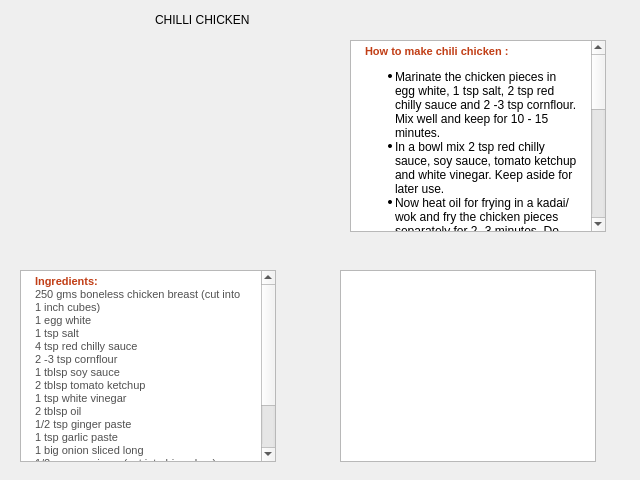
<?xml version="1.0" encoding="UTF-8"?>
<ui version="4.0">
 <class>Nonveg9</class>
 <widget class="QWidget" name="Nonveg9">
  <property name="geometry">
   <rect>
    <x>0</x>
    <y>0</y>
    <width>640</width>
    <height>480</height>
   </rect>
  </property>
  <property name="windowTitle">
   <string>Form</string>
  </property>
  <widget class="QLabel" name="label">
   <property name="geometry">
    <rect>
     <x>155</x>
     <y>10</y>
     <width>171</width>
     <height>20</height>
    </rect>
   </property>
   <property name="text">
    <string>CHILLI CHICKEN</string>
   </property>
  </widget>
  <widget class="QTextBrowser" name="textBrowser">
   <property name="geometry">
    <rect>
     <x>20</x>
     <y>270</y>
     <width>256</width>
     <height>192</height>
    </rect>
   </property>
   <property name="html">
    <string>&lt;!DOCTYPE HTML PUBLIC &quot;-//W3C//DTD HTML 4.0//EN&quot; &quot;http://www.w3.org/TR/REC-html40/strict.dtd&quot;&gt;
&lt;html&gt;&lt;head&gt;&lt;meta name=&quot;qrichtext&quot; content=&quot;1&quot; /&gt;&lt;style type=&quot;text/css&quot;&gt;
p, li { white-space: pre-wrap; }
&lt;/style&gt;&lt;/head&gt;&lt;body style=&quot; font-family:'MS Shell Dlg 2'; font-size:8.25pt; font-weight:400; font-style:normal;&quot;&gt;
&lt;p style=&quot; margin-top:0px; margin-bottom:0px; margin-left:10px; margin-right:5px; -qt-block-indent:0; text-indent:0px;&quot;&gt;&lt;span style=&quot; font-family:'Arial'; font-size:8pt; font-weight:600; color:#c13e16;&quot;&gt;Ingredients:&lt;/span&gt;&lt;span style=&quot; font-family:'Times New Roman'; font-size:8pt; color:#000000;&quot;&gt; &lt;/span&gt;&lt;/p&gt;
&lt;p style=&quot; margin-top:0px; margin-bottom:0px; margin-left:10px; margin-right:10px; -qt-block-indent:0; text-indent:0px;&quot;&gt;&lt;span style=&quot; font-family:'verdana'; font-size:8pt; color:#515151;&quot;&gt;250 gms boneless chicken breast (cut into 1 inch cubes)&lt;br /&gt;1 egg white&lt;br /&gt;1 tsp salt&lt;br /&gt;4 tsp red chilly sauce&lt;br /&gt;2 -3 tsp cornflour&lt;br /&gt;1 tblsp soy sauce&lt;br /&gt;2 tblsp tomato ketchup&lt;br /&gt;1 tsp white vinegar&lt;br /&gt;2 tblsp oil&lt;br /&gt;1/2 tsp ginger paste&lt;br /&gt;1 tsp garlic paste&lt;br /&gt;1 big onion sliced long&lt;br /&gt;1/2 cup capsicum (cut into big cubes)&lt;br /&gt;1 -2 green chillies&lt;br /&gt;Green corainder and green onion for garnish&lt;br /&gt;Oil for frying&lt;/span&gt;&lt;/p&gt;&lt;/body&gt;&lt;/html&gt;</string>
   </property>
  </widget>
  <widget class="QLabel" name="label_2">
   <property name="geometry">
    <rect>
     <x>10</x>
     <y>40</y>
     <width>281</width>
     <height>221</height>
    </rect>
   </property>
   <property name="text">
    <string/>
   </property>
   <property name="pixmap">
    <pixmap>../../Required Images/chilli.jpg</pixmap>
   </property>
  </widget>
  <widget class="QTextBrowser" name="textBrowser_2">
   <property name="geometry">
    <rect>
     <x>350</x>
     <y>40</y>
     <width>256</width>
     <height>192</height>
    </rect>
   </property>
   <property name="html">
    <string>&lt;!DOCTYPE HTML PUBLIC &quot;-//W3C//DTD HTML 4.0//EN&quot; &quot;http://www.w3.org/TR/REC-html40/strict.dtd&quot;&gt;
&lt;html&gt;&lt;head&gt;&lt;meta name=&quot;qrichtext&quot; content=&quot;1&quot; /&gt;&lt;style type=&quot;text/css&quot;&gt;
p, li { white-space: pre-wrap; }
&lt;/style&gt;&lt;/head&gt;&lt;body style=&quot; font-family:'MS Shell Dlg 2'; font-size:8.25pt; font-weight:400; font-style:normal;&quot;&gt;
&lt;p style=&quot; margin-top:0px; margin-bottom:0px; margin-left:10px; margin-right:5px; -qt-block-indent:0; text-indent:0px;&quot;&gt;&lt;span style=&quot; font-family:'Arial'; font-size:8pt; font-weight:600; color:#c13e16;&quot;&gt;How to make chili chicken :&lt;/span&gt;&lt;span style=&quot; font-family:'Times New Roman'; font-size:8pt; color:#000000;&quot;&gt; &lt;/span&gt;&lt;/p&gt;
&lt;ul style=&quot;margin-top: 0px; margin-bottom: 0px; margin-left: 0px; margin-right: 0px; -qt-list-indent: 1;&quot;&gt;&lt;li style=&quot; font-family:'Verdana'; font-size:8pt; color:#000000;&quot; style=&quot; margin-top:12px; margin-bottom:0px; margin-left:0px; margin-right:10px; -qt-block-indent:0; text-indent:0px;&quot;&gt;&lt;span style=&quot; font-size:medium;&quot;&gt;Marinate the chicken pieces in egg white, 1 tsp salt, 2 tsp red chilly sauce and 2 -3 tsp cornflour. Mix well and keep for 10 - 15 minutes.&lt;/span&gt;&lt;/li&gt;
&lt;li style=&quot; font-family:'Verdana'; font-size:8pt; color:#000000;&quot; style=&quot; margin-top:0px; margin-bottom:0px; margin-left:0px; margin-right:10px; -qt-block-indent:0; text-indent:0px;&quot;&gt;&lt;span style=&quot; font-size:medium;&quot;&gt;In a bowl mix 2 tsp red chilly sauce, soy sauce, tomato ketchup and white vinegar. Keep aside for later use.&lt;/span&gt;&lt;/li&gt;
&lt;li style=&quot; font-family:'Verdana'; font-size:8pt; color:#000000;&quot; style=&quot; margin-top:0px; margin-bottom:0px; margin-left:0px; margin-right:10px; -qt-block-indent:0; text-indent:0px;&quot;&gt;&lt;span style=&quot; font-size:medium;&quot;&gt;Now heat oil for frying in a kadai/wok and fry the chicken pieces separately for 2 -3 minutes. Do not over fry otherwise the chicken will get hard. Take them out on a paper tissue.&lt;/span&gt;&lt;/li&gt;
&lt;li style=&quot; font-family:'Verdana'; font-size:8pt; color:#000000;&quot; style=&quot; margin-top:0px; margin-bottom:0px; margin-left:0px; margin-right:10px; -qt-block-indent:0; text-indent:0px;&quot;&gt;&lt;span style=&quot; font-size:medium;&quot;&gt;In a separate pan heat 2 tblsp oil and add garlic and ginger paste. Fry till golden color and then add sliced big onion and capsicum cubes and slit green chillies. Stir fry on high flame for 2 -3 minutes.Do not over cook the vegetables. The vegetables should be crunchy.&lt;/span&gt;&lt;/li&gt;
&lt;li style=&quot; font-family:'Verdana'; font-size:8pt; color:#000000;&quot; style=&quot; margin-top:0px; margin-bottom:0px; margin-left:0px; margin-right:10px; -qt-block-indent:0; text-indent:0px;&quot;&gt;&lt;span style=&quot; font-size:medium;&quot;&gt;Now lower the flame and add the sauce mixture and 1/4 cup of water.Mix well.&lt;/span&gt;&lt;/li&gt;
&lt;li style=&quot; font-family:'Verdana'; font-size:8pt; color:#000000;&quot; style=&quot; margin-top:0px; margin-bottom:0px; margin-left:0px; margin-right:10px; -qt-block-indent:0; text-indent:0px;&quot;&gt;&lt;span style=&quot; font-size:medium;&quot;&gt;When slightly thick and dry, shut the flame and mve it in a serving platter.&lt;/span&gt;&lt;/li&gt;
&lt;li style=&quot; font-family:'Verdana'; font-size:8pt; color:#000000;&quot; style=&quot; margin-top:0px; margin-bottom:0px; margin-left:0px; margin-right:10px; -qt-block-indent:0; text-indent:0px;&quot;&gt;&lt;span style=&quot; font-size:medium;&quot;&gt;Garnish with green chopped corainder and green onion .Serve hot.&lt;/span&gt;&lt;/li&gt;
&lt;li style=&quot; font-family:'Verdana'; font-size:8pt; color:#000000;&quot; style=&quot; margin-top:0px; margin-bottom:12px; margin-left:0px; margin-right:10px; -qt-block-indent:0; text-indent:0px;&quot;&gt;&lt;span style=&quot; font-size:medium; font-weight:600;&quot;&gt;Note:&lt;/span&gt;&lt;span style=&quot; font-size:medium;&quot;&gt;&lt;br /&gt;1. Be careful with salt as the soy sauce also has salt.&lt;br /&gt;2. Cook the vegetables on high flame to keep their crunchiness.&lt;/span&gt;&lt;/li&gt;&lt;/ul&gt;&lt;/body&gt;&lt;/html&gt;</string>
   </property>
  </widget>
  <widget class="QTextBrowser" name="textBrowser_3">
   <property name="geometry">
    <rect>
     <x>340</x>
     <y>270</y>
     <width>256</width>
     <height>192</height>
    </rect>
   </property>
  </widget>
 </widget>
 <resources/>
 <connections/>
</ui>
